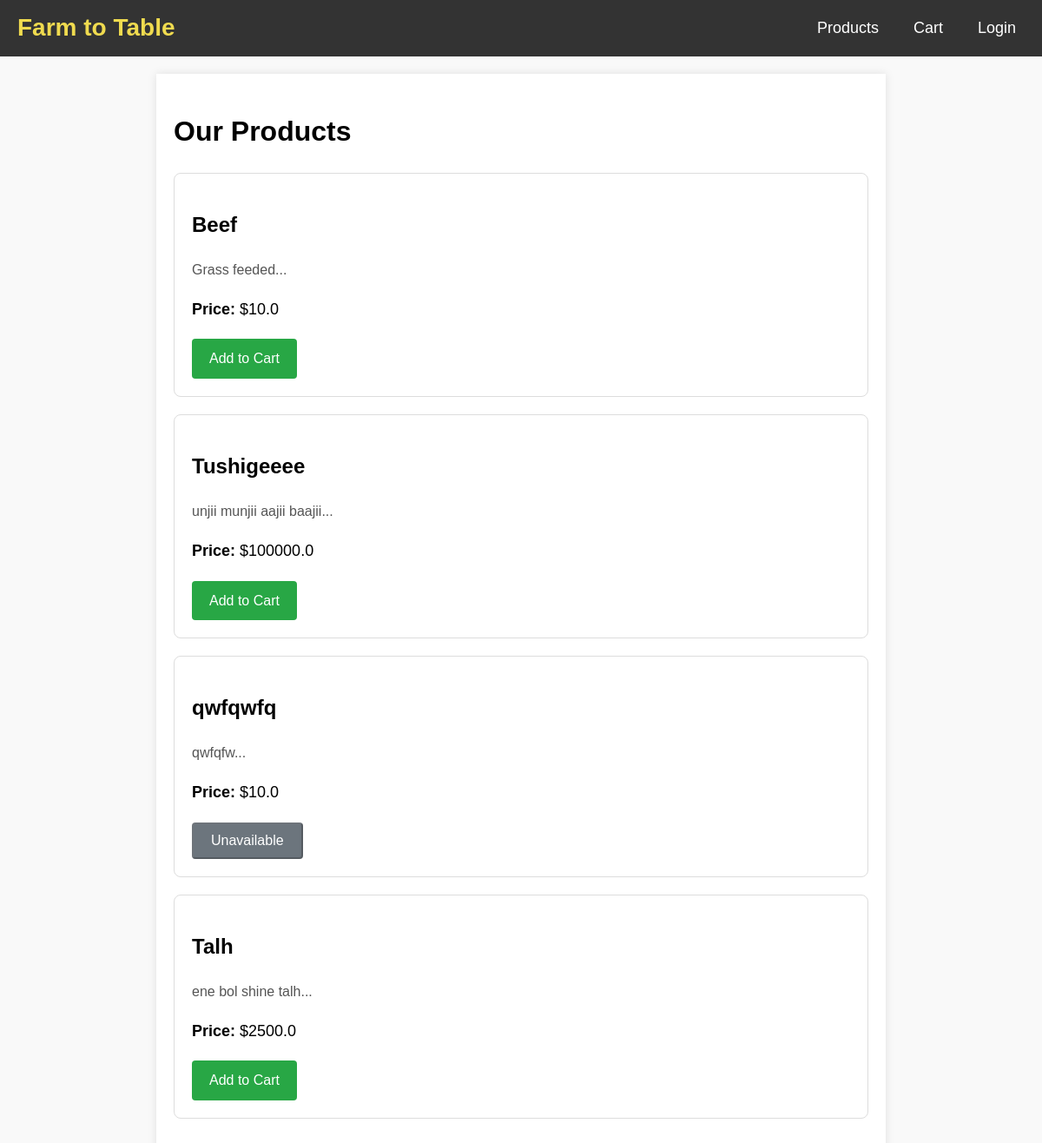
Page /products on the committed database.
### models.py (models this page shows, shortened)
class Product(db.Model):
    __tablename__ = 'products'
    id = db.Column(db.Integer, primary_key=True)
    name = db.Column(db.String(100), nullable=False)
    description = db.Column(db.Text, nullable=False)
    availability = db.Column(db.Boolean, default=True)
    price = db.Column(db.Float, nullable=False)

### app.py (the view)
@app.route('/products')
def product_list():
    products = Product.query.all()
    return render_template('product_list.html', products=products)

### templates/product_list.html (shortened to what this page needs)
{% extends 'base.html' %}
{% block content %}
<h1>Our Products</h1>
<div class="product-list">
    {% for product in products %}
        <div class="product-card">
            <h2 class="product-title">{{ product.name }}</h2>
            <p class="product-description">{{ product.description[:100] }}...</p>
            <p class="product-price"><strong>Price:</strong> ${{ product.price }}</p>
            {% if product.availability %}
                <a href="{{ url_for('add_to_cart', product_id=product.id) }}" class="button success">Add to Cart</a>
            {% else %}
                <button class="button disabled" disabled>Unavailable</button>
            {% endif %}
        </div>
    {% endfor %}
</div>
{% endblock %}

### templates/base.html (shortened to what this page needs)
<!DOCTYPE html>
<html lang="en">
<head>
    <link rel="stylesheet" href="{{ url_for('static', filename='styles.css') }}">
</head>
<body>
    <nav class="navbar">
        <div class="navbar-brand">
            <a href="{{ url_for('index') }}" class="brand-text">Farm to Table</a>
        </div>
        <ul class="navbar-links">
            <li><a href="{{ url_for('product_list') }}">Products</a></li>
            <li><a href="{{ url_for('view_cart') }}">Cart</a></li>
            {% if session.get('logged_in') %}
                <li><a href="{{ url_for('admin_dashboard') }}">Admin</a></li>
                <li><a href="{{ url_for('logout') }}">Logout</a></li>
            {% else %}
                <li><a href="{{ url_for('login') }}">Login</a></li>
            {% endif %}
        </ul>
    </nav>
    <div class="container">
        {% block content %}{% endblock %}
    </div>
</body>
</html>

### static/styles.css (style rules this page uses)
body { font-family: 'Arial', sans-serif; line-height: 1.6; margin: 0; padding: 0; background-color: #f9f9f9; }
.container { max-width: 800px; margin: 20px auto; padding: 20px; background: #ffffff; box-shadow: 0 0 10px rgba(0, 0, 0, 0.1); }
.navbar { display: flex; justify-content: space-between; align-items: center; background-color: #333; padding: 10px 20px; }
.navbar-brand .brand-text { font-size: 28px; font-weight: bold; color: #f0db4f; text-decoration: none; }
.navbar-links { list-style: none; display: flex; gap: 20px; margin: 0; padding: 0; }
.navbar-links li { margin: 0; }
.navbar-links a { font-size: 18px; color: white; text-decoration: none; padding: 5px 10px; }
.button { display: inline-block; padding: 10px 20px; font-size: 16px; color: #fff; text-align: center; border-radius: 4px; text-decoration: none; }
.button.success { background-color: #28a745; }
.button.disabled { background-color: #6c757d; cursor: not-allowed; }
.product-card, .product-detail { margin-bottom: 20px; padding: 20px; border: 1px solid #ddd; border-radius: 8px; background: #fff; }
.product-title { font-size: 24px; font-weight: bold; }
.product-description { color: #555; margin: 10px 0; }
.product-price { font-size: 18px; margin-bottom: 20px; }

### rows in the picture
Product: name "Beef", description "Grass feeded", price "10.0"
Product: name "Tushigeeee", description "unjii munjii aajii baajii", price "100000.0"
Product: name "qwfqwfq", description "qwfqfw", price "10.0", availability "Unavailable"
Product: name "Talh", description "ene bol shine talh", price "2500.0"
